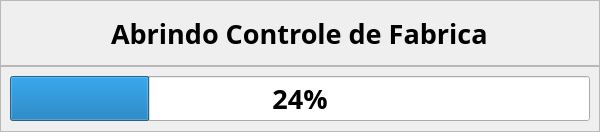
<?xml version="1.0" encoding="UTF-8"?>
<ui version="4.0">
 <class>Carregamento</class>
 <widget class="QDialog" name="Carregamento">
  <property name="geometry">
   <rect>
    <x>0</x>
    <y>0</y>
    <width>600</width>
    <height>132</height>
   </rect>
  </property>
  <property name="font">
   <font>
    <family>Segoe UI Semibold</family>
    <pointsize>20</pointsize>
    <bold>true</bold>
   </font>
  </property>
  <property name="windowTitle">
   <string>Carregando o sistema</string>
  </property>
  <layout class="QVBoxLayout" name="verticalLayout">
   <property name="spacing">
    <number>0</number>
   </property>
   <property name="leftMargin">
    <number>0</number>
   </property>
   <property name="topMargin">
    <number>0</number>
   </property>
   <property name="rightMargin">
    <number>0</number>
   </property>
   <property name="bottomMargin">
    <number>0</number>
   </property>
   <item>
    <widget class="QFrame" name="frm_Texto">
     <property name="minimumSize">
      <size>
       <width>600</width>
       <height>0</height>
      </size>
     </property>
     <property name="maximumSize">
      <size>
       <width>600</width>
       <height>16777215</height>
      </size>
     </property>
     <property name="frameShape">
      <enum>QFrame::Shape::StyledPanel</enum>
     </property>
     <property name="frameShadow">
      <enum>QFrame::Shadow::Raised</enum>
     </property>
     <layout class="QHBoxLayout" name="horizontalLayout">
      <item alignment="Qt::AlignmentFlag::AlignHCenter">
       <widget class="QLabel" name="lb_Carregamento">
        <property name="text">
         <string>Abrindo Controle de Fabrica</string>
        </property>
       </widget>
      </item>
     </layout>
    </widget>
   </item>
   <item>
    <widget class="QFrame" name="frm_Barra_Progresso">
     <property name="frameShape">
      <enum>QFrame::Shape::StyledPanel</enum>
     </property>
     <property name="frameShadow">
      <enum>QFrame::Shadow::Raised</enum>
     </property>
     <layout class="QHBoxLayout" name="horizontalLayout_2">
      <item>
       <widget class="QProgressBar" name="progressBar">
        <property name="value">
         <number>24</number>
        </property>
       </widget>
      </item>
     </layout>
    </widget>
   </item>
  </layout>
 </widget>
 <resources/>
 <connections/>
</ui>
